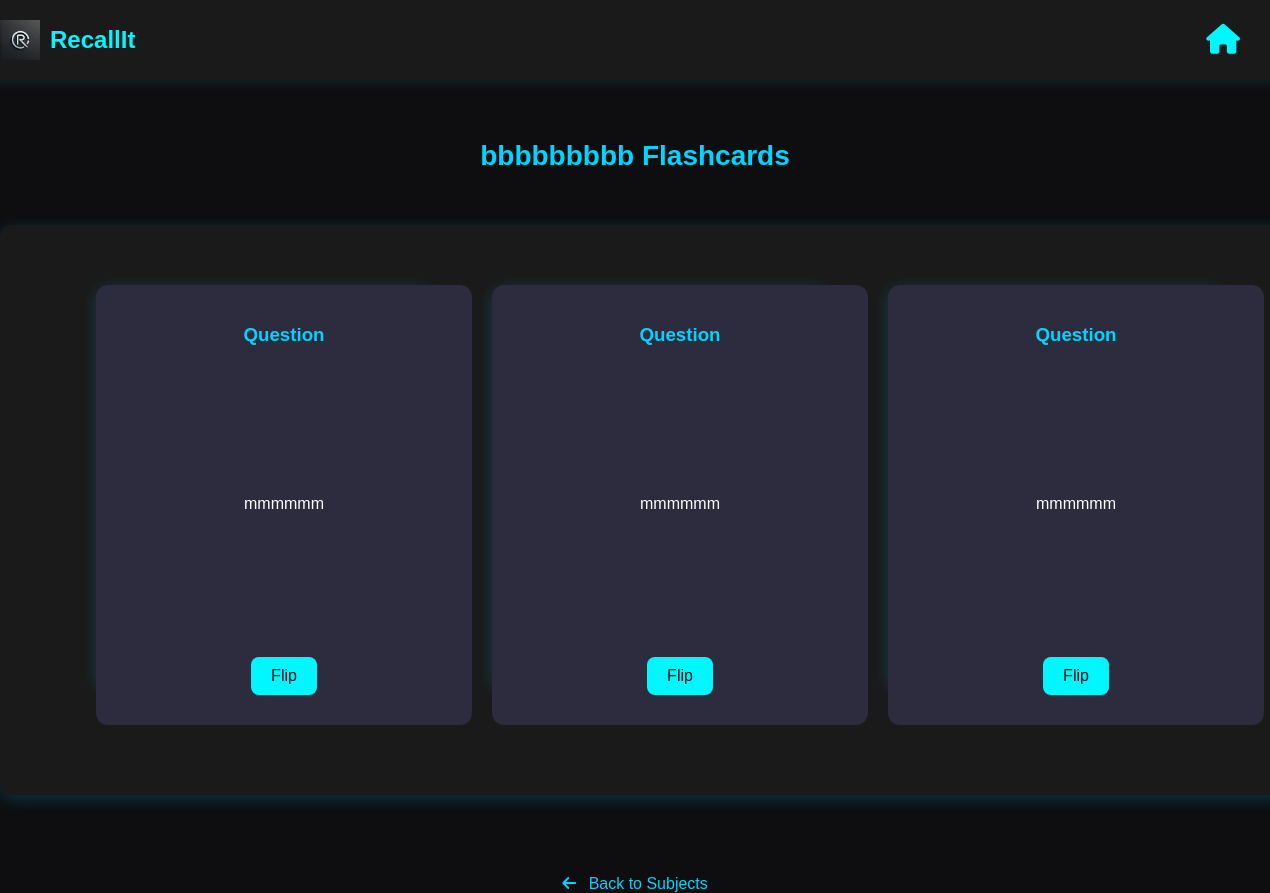
/user/my-flashcard.php?subject=bbbbbbbbb (signed in), run on the app's committed database.
### tables this page shows
CREATE TABLE `flashcards` (
  `id` int(11) NOT NULL,
  `user_id` int(11) NOT NULL,
  `subject` varchar(100) DEFAULT NULL,
  `notes` text DEFAULT NULL,
  `difficulty` enum('easy','medium','hard') DEFAULT NULL,
  `question` text NOT NULL,
  `answer` text NOT NULL,
  `image_path` varchar(255) DEFAULT NULL,
  `pdf_path` varchar(255) DEFAULT NULL,
  `created_at` timestamp NOT NULL DEFAULT current_timestamp(),
  `subject_id` int(11) NOT NULL
);

CREATE TABLE `shared_flashcards` (
  `share_id` int(11) NOT NULL,
  `owner_id` int(11) NOT NULL,
  `recipient_id` int(11) NOT NULL,
  `flashcard_id` int(11) NOT NULL,
  `recipient_flashcard_id` int(11) DEFAULT NULL,
  `permissions` enum('view','edit') NOT NULL,
  `share_token` varchar(255) DEFAULT NULL,
  `status` enum('Pending','Accepted') DEFAULT 'Pending',
  `accepted_at` datetime DEFAULT NULL
);

### user/my-flashcard.php (the view, shortened to what this page needs)
<?php
require_once '../common/config.php';
$userId = $_SESSION['user_id'];
$subject = isset($_GET['subject']) ? $_GET['subject'] : '';
$owned_query = "SELECT f.*, 'owner' as permission_type,
                NULL as share_id, NULL as owner_id, NULL as share_status
                FROM flashcards f
                WHERE f.user_id = ? AND f.subject = ?";
$owned_stmt = $conn->prepare($owned_query);
$owned_stmt->bind_param("is", $userId, $subject);
$owned_stmt->execute();
$owned_flashcards = $owned_stmt->get_result()->fetch_all(MYSQLI_ASSOC);
$shared_query = "SELECT
                    sf.permissions as permission_type,
                    sf.share_id,
                    sf.owner_id,
                    sf.status as share_status,
                    f.id,
                    f.user_id,
                    f.question,
                    f.answer,
                    f.subject,
                    f.subject_id,
                    f.image_path,
                    f.pdf_path,
                    f.created_at
                FROM shared_flashcards sf
                JOIN flashcards f ON (
                    (sf.permissions = 'edit' AND sf.recipient_flashcard_id = f.id) OR
                    (sf.permissions = 'view' AND sf.flashcard_id = f.id)
                )
                WHERE sf.recipient_id = ?
                AND sf.status = 'Accepted'
                AND f.subject = ?";
$shared_stmt = $conn->prepare($shared_query);
$shared_stmt->bind_param("is", $userId, $subject);
$shared_stmt->execute();
$shared_flashcards = $shared_stmt->get_result()->fetch_all(MYSQLI_ASSOC);
$flashcards = array_merge($owned_flashcards, $shared_flashcards);
?>
<!DOCTYPE html>
<html lang="en">
<head>
        <link rel="stylesheet" href="https://cdnjs.cloudflare.com/ajax/libs/font-awesome/6.5.1/css/all.min.css" />
</head>
<body>
    <div class="flashcard-header">
        <div class="logo-section">
            <img src="logo.png" alt="RecallIt Logo" class="logo" />
            <span class="logo-name">RecallIt</span>
        </div>
        <div class="home-section">
            <a href="user-dashboard.php" class="home-link">
                <i class="fa-solid fa-house"></i>
            </a>
        </div>
    </div>
<h2 class="subject-title"><?= htmlspecialchars($subject) ?> Flashcards</h2>
<div class="container">
    <?php if (count($flashcards) > 0): ?>
        <?php foreach ($flashcards as $card): ?>
            <?php
            $is_owner = ($card['permission_type'] === 'owner');
            $can_edit = $is_owner || $card['permission_type'] === 'edit';
            $baseUrl = '/RECALLIT1/yuka_4/';
            $imagePath = !empty($card['image_path']) ? $card['image_path'] : '';
            $imageUrl = $imagePath ? $baseUrl . $imagePath : '';
            $imageExists = $imagePath && file_exists($_SERVER['DOCUMENT_ROOT'] . $imageUrl);
            $pdfPath = !empty($card['pdf_path']) ? $card['pdf_path'] : '';
            $pdfUrl = $pdfPath ? $baseUrl . $pdfPath : '';
            $pdfExists = $pdfPath && file_exists($_SERVER['DOCUMENT_ROOT'] . $pdfUrl);
            ?>
            <div class="flashcard-wrapper">
                <div class="flashcard">
                    <div class="card-face front">
                        <h3>Question</h3>
                        <p><?= htmlspecialchars($card['question']) ?></p>
                        <button class="flip-button">Flip</button>
                    </div>
                    <div class="card-face back">
                        <h3 class="answer-heading">Answer</h3>
                        <p><?= htmlspecialchars($card['answer']) ?></p>
                        <div class="permission-badge">
                        </div>
                        <div class="action-buttons">
                            <?php if ($imageExists || $pdfExists): ?>
                                <?php if ($pdfExists): ?>
                                    <a href="<?= htmlspecialchars($pdfUrl) ?>" class="action-button" target="_blank">
                                        <i class="fas fa-file-pdf"></i> View PDF
                                    </a>
                                <?php endif; ?>
                                <?php if ($imageExists): ?>
                                    <a href="<?= htmlspecialchars($imageUrl) ?>" class="action-button" target="_blank">
                                        <i class="fas fa-image"></i> View Image
                                    </a>
                                <?php endif; ?>
                            <?php else: ?>
                                <p class="no-files">No files uploaded</p>
                            <?php endif; ?>
                            <?php if ($can_edit): ?>
                                <a href="update_flashcard.php?id=<?= $card['id'] ?>" class="action-button">
                                </a>
                            <?php endif; ?>
                            <?php if ($is_owner): ?>
                                <button class="action-button share-button" data-card-id="<?= $card['id'] ?>">
                                </button>
                            <?php endif; ?>
                        </div>
                        <button class="flip-button">Flip</button>
                    </div>
                </div>
            </div>
        <?php endforeach; ?>
    <?php else: ?>
        <p>No flashcards found for this subject.</p>
    <?php endif; ?>
</div>
<a href="subjects.php" class="back-link">
    <i class="fas fa-arrow-left"></i> Back to Subjects
</a>
</body>
</html>

### user/my-flashcard.php (style rules this page uses)
body { margin: 0; padding: 0; font-family: 'Poppins', sans-serif; background: #0e0e10; color: #fff; min-height: 100vh; display: flex; flex-direction: column; align-items: center; }
.flashcard-header { display: flex; justify-content: space-between; align-items: center; padding: 20px; background-color: #1a1a1a; box-shadow: 0 2px 10px rgba(0, 247, 255, 0.1); width: 100%; }
.logo-section { display: flex; align-items: center; }
.logo { width: 40px; height: 40px; margin-right: 10px; }
.logo-name { font-size: 24px; font-weight: bold; color: #00f7ff; }
.home-section { display: flex; align-items: center; justify-content: center; margin-right: 30px; }
.home-link { font-size: 30px; color: #00f7ff; text-decoration: none; transition: color 0.3s ease; }
.subject-title { margin-top: 60px; font-size: 28px; color: #00d4ff; text-align: center; width: 95%; max-width: 1200px; }
.container { margin: 30px auto 40px auto; width: 95%; max-width: 1200px; background: #1a1a1a; padding: 60px; border-radius: 12px; box-shadow: 0 4px 15px rgba(0, 212, 255, 0.2); min-height: auto; display: flex; flex-wrap: wrap; justify-content: center; gap: 60px; }
.flashcard-wrapper { perspective: 1000px; flex-basis: calc(33% - 60px); max-width: 350px; height: 400px; margin-bottom: 50px; }
.flashcard { width: 100%; height: 100%; position: relative; transition: transform 0.8s cubic-bezier(0.175, 0.885, 0.32, 1.275); transform-style: preserve-3d; cursor: pointer; border-radius: 12px; box-shadow: 0 4px 15px rgba(0, 212, 255, 0.2); }
.card-face { position: absolute; width: 100%; height: 100%; backface-visibility: hidden; display: flex; flex-direction: column; justify-content: space-between; align-items: center; background-color: #2c2c3e; border-radius: 12px; color: #fff; padding: 20px; text-align: center; }
.card-face h3 { color: #00d4ff; margin-bottom: 5px; }
.card-face p { flex-grow: 1; display: flex; align-items: center; justify-content: center; font-size: 16px; }
.card-face.back { background-color: #3a3a4d; transform: rotateY(180deg); display: flex; flex-direction: column; justify-content: space-between; }
.flip-button { background-color: #00f7ff; color: #0e0e10; border: none; padding: 10px 20px; border-radius: 8px; cursor: pointer; font-size: 16px; transition: background-color 0.3s ease; margin-top: auto; margin-bottom: 10px; }
.action-buttons { display: flex; flex-direction: column; gap: 10px; width: 100%; align-items: center; margin-top: 10px; margin-bottom: 10px; }
.action-button { background-color: #00f7ff; color: #0e0e10; border: none; padding: 10px 15px; border-radius: 8px; cursor: pointer; font-size: 14px; text-decoration: none; transition: background-color 0.3s ease; width: 80%; text-align: center; }
.no-files { color: #888; font-size: 16px; margin-top: 10px; margin-bottom: 10px; }
.back-link { margin-top: 40px; color: #00d4ff; text-decoration: none; transition: color 0.3s; }
.back-link i { margin-right: 8px; }
.answer-heading { margin-top: 1.5px; margin-bottom: 8px; }
.permission-badge { background: rgba(0, 247, 255, 0.2); padding: 5px 10px; border-radius: 15px; font-size: 12px; margin: 10px 0; display: inline-block; color: #00f7ff; }

### data on the page
flashcards: question "mmmmmm"
flashcards: question "mmmmmm"
shared_flashcards: flashcard.question "mmmmmm"

### other printed values
$subject "bbbbbbbbb"
